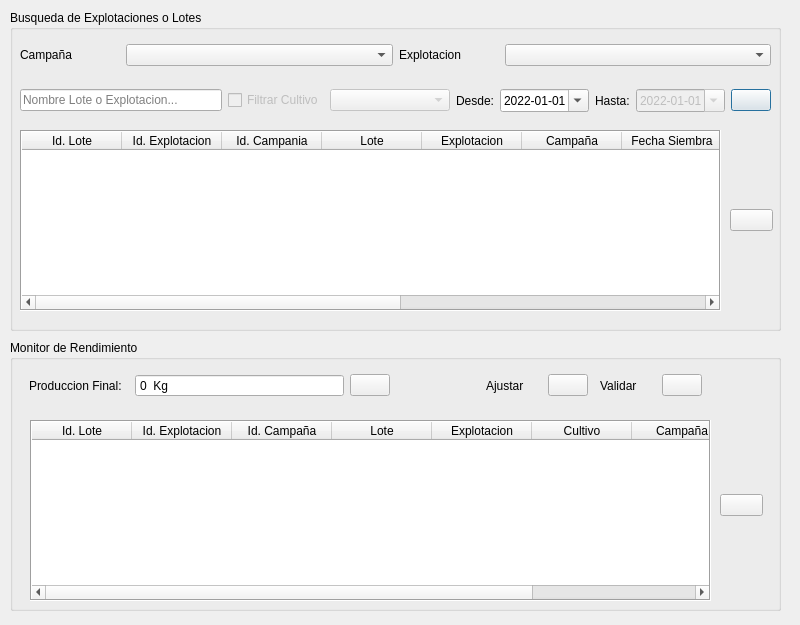
<?xml version="1.0" encoding="UTF-8"?>
<ui version="4.0">
 <class>Dialog</class>
 <widget class="QDialog" name="Dialog">
  <property name="geometry">
   <rect>
    <x>0</x>
    <y>0</y>
    <width>800</width>
    <height>625</height>
   </rect>
  </property>
  <property name="sizePolicy">
   <sizepolicy hsizetype="Preferred" vsizetype="Preferred">
    <horstretch>0</horstretch>
    <verstretch>0</verstretch>
   </sizepolicy>
  </property>
  <property name="minimumSize">
   <size>
    <width>800</width>
    <height>625</height>
   </size>
  </property>
  <property name="maximumSize">
   <size>
    <width>800</width>
    <height>625</height>
   </size>
  </property>
  <property name="windowTitle">
   <string>aGrae GIS </string>
  </property>
  <widget class="QGroupBox" name="groupBox">
   <property name="geometry">
    <rect>
     <x>10</x>
     <y>10</y>
     <width>771</width>
     <height>321</height>
    </rect>
   </property>
   <property name="styleSheet">
    <string notr="true"/>
   </property>
   <property name="title">
    <string>Busqueda de Explotaciones o Lotes</string>
   </property>
   <widget class="QWidget" name="gridLayoutWidget">
    <property name="geometry">
     <rect>
      <x>10</x>
      <y>70</y>
      <width>751</width>
      <height>41</height>
     </rect>
    </property>
    <layout class="QGridLayout" name="gridLayout" columnstretch="0,0,0,0,0,0,0,0">
     <item row="0" column="4">
      <widget class="QDateEdit" name="sinceDate">
       <property name="dateTime">
        <datetime>
         <hour>0</hour>
         <minute>0</minute>
         <second>0</second>
         <year>2022</year>
         <month>1</month>
         <day>1</day>
        </datetime>
       </property>
       <property name="displayFormat">
        <string>yyyy-MM-dd</string>
       </property>
       <property name="calendarPopup">
        <bool>true</bool>
       </property>
      </widget>
     </item>
     <item row="0" column="6">
      <widget class="QDateEdit" name="untilDate">
       <property name="enabled">
        <bool>false</bool>
       </property>
       <property name="dateTime">
        <datetime>
         <hour>0</hour>
         <minute>0</minute>
         <second>0</second>
         <year>2022</year>
         <month>1</month>
         <day>1</day>
        </datetime>
       </property>
       <property name="displayFormat">
        <string>yyyy-MM-dd</string>
       </property>
       <property name="calendarPopup">
        <bool>true</bool>
       </property>
      </widget>
     </item>
     <item row="0" column="3">
      <widget class="QLabel" name="label_44">
       <property name="text">
        <string>Desde:</string>
       </property>
      </widget>
     </item>
     <item row="0" column="1">
      <widget class="QCheckBox" name="check_cultivos">
       <property name="enabled">
        <bool>false</bool>
       </property>
       <property name="text">
        <string>Filtrar Cultivo</string>
       </property>
      </widget>
     </item>
     <item row="0" column="5">
      <widget class="QLabel" name="label_45">
       <property name="text">
        <string>Hasta:</string>
       </property>
      </widget>
     </item>
     <item row="0" column="2">
      <widget class="QComboBox" name="combo_cultivos">
       <property name="enabled">
        <bool>false</bool>
       </property>
       <property name="minimumSize">
        <size>
         <width>120</width>
         <height>0</height>
        </size>
       </property>
      </widget>
     </item>
     <item row="0" column="0">
      <widget class="QLineEdit" name="line_buscar">
       <property name="inputMethodHints">
        <set>Qt::ImhUppercaseOnly</set>
       </property>
       <property name="placeholderText">
        <string>Nombre Lote o Explotacion...</string>
       </property>
      </widget>
     </item>
     <item row="0" column="7">
      <widget class="QPushButton" name="btn_reload">
       <property name="enabled">
        <bool>true</bool>
       </property>
       <property name="toolTip">
        <string>Añadir Lote al Mapa</string>
       </property>
       <property name="text">
        <string/>
       </property>
      </widget>
     </item>
    </layout>
   </widget>
   <widget class="QWidget" name="gridLayoutWidget_4">
    <property name="geometry">
     <rect>
      <x>720</x>
      <y>120</y>
      <width>43</width>
      <height>181</height>
     </rect>
    </property>
    <layout class="QGridLayout" name="gridLayout_4" rowstretch="0" columnstretch="0">
     <item row="0" column="0">
      <widget class="QPushButton" name="btn_add">
       <property name="enabled">
        <bool>true</bool>
       </property>
       <property name="toolTip">
        <string>Añadir Lote al Mapa</string>
       </property>
       <property name="text">
        <string/>
       </property>
      </widget>
     </item>
    </layout>
   </widget>
   <widget class="QTableWidget" name="tableWidget">
    <property name="geometry">
     <rect>
      <x>10</x>
      <y>120</y>
      <width>701</width>
      <height>181</height>
     </rect>
    </property>
    <property name="contextMenuPolicy">
     <enum>Qt::CustomContextMenu</enum>
    </property>
    <property name="frameShape">
     <enum>QFrame::Box</enum>
    </property>
    <property name="frameShadow">
     <enum>QFrame::Sunken</enum>
    </property>
    <property name="sizeAdjustPolicy">
     <enum>QAbstractScrollArea::AdjustToContents</enum>
    </property>
    <property name="editTriggers">
     <set>QAbstractItemView::NoEditTriggers</set>
    </property>
    <property name="dragDropOverwriteMode">
     <bool>false</bool>
    </property>
    <property name="alternatingRowColors">
     <bool>true</bool>
    </property>
    <property name="selectionBehavior">
     <enum>QAbstractItemView::SelectRows</enum>
    </property>
    <property name="showGrid">
     <bool>true</bool>
    </property>
    <property name="sortingEnabled">
     <bool>false</bool>
    </property>
    <property name="cornerButtonEnabled">
     <bool>false</bool>
    </property>
    <column>
     <property name="text">
      <string>Id. Lote</string>
     </property>
    </column>
    <column>
     <property name="text">
      <string>Id. Explotacion</string>
     </property>
    </column>
    <column>
     <property name="text">
      <string>Id. Campania</string>
     </property>
    </column>
    <column>
     <property name="text">
      <string>Lote</string>
     </property>
    </column>
    <column>
     <property name="text">
      <string>Explotacion</string>
     </property>
    </column>
    <column>
     <property name="text">
      <string>Campaña</string>
     </property>
    </column>
    <column>
     <property name="text">
      <string>Fecha Siembra</string>
     </property>
    </column>
    <column>
     <property name="text">
      <string>Cultivo</string>
     </property>
    </column>
    <column>
     <property name="text">
      <string>Rinde Esperado [Kg/ha]</string>
     </property>
    </column>
    <column>
     <property name="text">
      <string>Produccion [Kg]</string>
     </property>
    </column>
    <column>
     <property name="text">
      <string>Status Rinde</string>
     </property>
    </column>
   </widget>
   <widget class="QWidget" name="gridLayoutWidget_2">
    <property name="geometry">
     <rect>
      <x>10</x>
      <y>30</y>
      <width>751</width>
      <height>31</height>
     </rect>
    </property>
    <layout class="QGridLayout" name="gridLayout_2">
     <item row="0" column="2">
      <widget class="QLabel" name="label_2">
       <property name="maximumSize">
        <size>
         <width>100</width>
         <height>16777215</height>
        </size>
       </property>
       <property name="text">
        <string>Explotacion</string>
       </property>
      </widget>
     </item>
     <item row="0" column="0">
      <widget class="QLabel" name="label">
       <property name="maximumSize">
        <size>
         <width>100</width>
         <height>16777215</height>
        </size>
       </property>
       <property name="text">
        <string>Campaña</string>
       </property>
      </widget>
     </item>
     <item row="0" column="3">
      <widget class="QComboBox" name="combo_exp"/>
     </item>
     <item row="0" column="1">
      <widget class="QComboBox" name="combo_camp"/>
     </item>
    </layout>
   </widget>
  </widget>
  <widget class="QGroupBox" name="groupBox_2">
   <property name="geometry">
    <rect>
     <x>10</x>
     <y>340</y>
     <width>771</width>
     <height>271</height>
    </rect>
   </property>
   <property name="title">
    <string>Monitor de Rendimiento</string>
   </property>
   <widget class="QWidget" name="horizontalLayoutWidget">
    <property name="geometry">
     <rect>
      <x>19</x>
      <y>30</y>
      <width>361</width>
      <height>31</height>
     </rect>
    </property>
    <layout class="QHBoxLayout" name="horizontalLayout">
     <item>
      <widget class="QLabel" name="label_3">
       <property name="maximumSize">
        <size>
         <width>100</width>
         <height>16777215</height>
        </size>
       </property>
       <property name="text">
        <string>Produccion Final:</string>
       </property>
      </widget>
     </item>
     <item>
      <widget class="QSpinBox" name="spin_prod">
       <property name="maximumSize">
        <size>
         <width>300</width>
         <height>16777215</height>
        </size>
       </property>
       <property name="frame">
        <bool>true</bool>
       </property>
       <property name="buttonSymbols">
        <enum>QAbstractSpinBox::NoButtons</enum>
       </property>
       <property name="keyboardTracking">
        <bool>true</bool>
       </property>
       <property name="showGroupSeparator" stdset="0">
        <bool>false</bool>
       </property>
       <property name="suffix">
        <string>  Kg</string>
       </property>
       <property name="prefix">
        <string/>
       </property>
       <property name="maximum">
        <number>1000000000</number>
       </property>
       <property name="singleStep">
        <number>100</number>
       </property>
      </widget>
     </item>
     <item>
      <widget class="QPushButton" name="btn_save">
       <property name="enabled">
        <bool>true</bool>
       </property>
       <property name="maximumSize">
        <size>
         <width>40</width>
         <height>16777215</height>
        </size>
       </property>
       <property name="toolTip">
        <string>Añadir Lote al Mapa</string>
       </property>
       <property name="text">
        <string/>
       </property>
      </widget>
     </item>
    </layout>
   </widget>
   <widget class="QWidget" name="gridLayoutWidget_5">
    <property name="geometry">
     <rect>
      <x>710</x>
      <y>80</y>
      <width>43</width>
      <height>171</height>
     </rect>
    </property>
    <layout class="QGridLayout" name="gridLayout_5" rowstretch="0,0,0,0" columnstretch="0">
     <item row="3" column="0">
      <widget class="QPushButton" name="btn_remove">
       <property name="enabled">
        <bool>true</bool>
       </property>
       <property name="toolTip">
        <string>Añadir Lote al Mapa</string>
       </property>
       <property name="text">
        <string/>
       </property>
      </widget>
     </item>
    </layout>
   </widget>
   <widget class="QTableWidget" name="tableWidget_2">
    <property name="geometry">
     <rect>
      <x>20</x>
      <y>80</y>
      <width>681</width>
      <height>181</height>
     </rect>
    </property>
    <property name="contextMenuPolicy">
     <enum>Qt::CustomContextMenu</enum>
    </property>
    <property name="frameShape">
     <enum>QFrame::Box</enum>
    </property>
    <property name="frameShadow">
     <enum>QFrame::Sunken</enum>
    </property>
    <property name="sizeAdjustPolicy">
     <enum>QAbstractScrollArea::AdjustToContents</enum>
    </property>
    <property name="editTriggers">
     <set>QAbstractItemView::NoEditTriggers</set>
    </property>
    <property name="dragDropOverwriteMode">
     <bool>false</bool>
    </property>
    <property name="alternatingRowColors">
     <bool>true</bool>
    </property>
    <property name="selectionMode">
     <enum>QAbstractItemView::SingleSelection</enum>
    </property>
    <property name="selectionBehavior">
     <enum>QAbstractItemView::SelectRows</enum>
    </property>
    <property name="showGrid">
     <bool>true</bool>
    </property>
    <property name="sortingEnabled">
     <bool>false</bool>
    </property>
    <property name="cornerButtonEnabled">
     <bool>false</bool>
    </property>
    <column>
     <property name="text">
      <string>Id. Lote</string>
     </property>
    </column>
    <column>
     <property name="text">
      <string>Id. Explotacion</string>
     </property>
    </column>
    <column>
     <property name="text">
      <string>Id. Campaña</string>
     </property>
    </column>
    <column>
     <property name="text">
      <string>Lote</string>
     </property>
    </column>
    <column>
     <property name="text">
      <string>Explotacion</string>
     </property>
    </column>
    <column>
     <property name="text">
      <string>Cultivo</string>
     </property>
    </column>
    <column>
     <property name="text">
      <string>Campaña</string>
     </property>
    </column>
    <column>
     <property name="text">
      <string>Status</string>
     </property>
    </column>
   </widget>
   <widget class="QWidget" name="horizontalLayoutWidget_2">
    <property name="geometry">
     <rect>
      <x>470</x>
      <y>30</y>
      <width>231</width>
      <height>31</height>
     </rect>
    </property>
    <layout class="QHBoxLayout" name="horizontalLayout_2">
     <item>
      <widget class="QLabel" name="label_4">
       <property name="maximumSize">
        <size>
         <width>50</width>
         <height>16777215</height>
        </size>
       </property>
       <property name="text">
        <string>Ajustar</string>
       </property>
      </widget>
     </item>
     <item>
      <widget class="QPushButton" name="btn_adjust">
       <property name="enabled">
        <bool>true</bool>
       </property>
       <property name="maximumSize">
        <size>
         <width>40</width>
         <height>16777215</height>
        </size>
       </property>
       <property name="toolTip">
        <string>Añadir Lote al Mapa</string>
       </property>
       <property name="text">
        <string/>
       </property>
      </widget>
     </item>
     <item>
      <widget class="QLabel" name="label_5">
       <property name="maximumSize">
        <size>
         <width>50</width>
         <height>16777215</height>
        </size>
       </property>
       <property name="text">
        <string>Validar</string>
       </property>
      </widget>
     </item>
     <item>
      <widget class="QPushButton" name="btn_validate">
       <property name="enabled">
        <bool>true</bool>
       </property>
       <property name="maximumSize">
        <size>
         <width>40</width>
         <height>16777215</height>
        </size>
       </property>
       <property name="toolTip">
        <string>Añadir Lote al Mapa</string>
       </property>
       <property name="text">
        <string/>
       </property>
      </widget>
     </item>
    </layout>
   </widget>
  </widget>
 </widget>
 <resources/>
 <connections/>
</ui>
